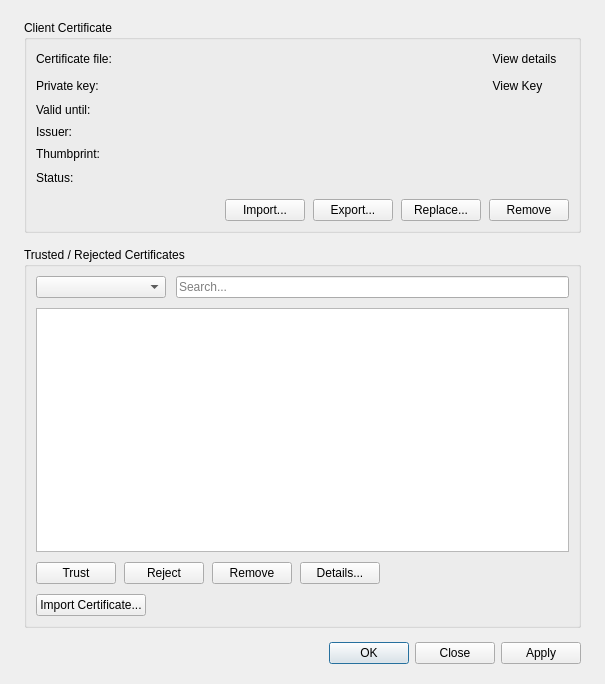
<?xml version="1.0" encoding="UTF-8"?>
<ui version="4.0">
 <class>CertificatesDialog</class>
 <widget class="QDialog" name="CertificatesDialog">
  <property name="geometry">
   <rect>
    <x>0</x>
    <y>0</y>
    <width>605</width>
    <height>684</height>
   </rect>
  </property>
  <property name="windowTitle">
   <string>Certificates</string>
  </property>
  <layout class="QVBoxLayout" name="rootLayout">
   <property name="spacing">
    <number>14</number>
   </property>
   <property name="leftMargin">
    <number>24</number>
   </property>
   <property name="topMargin">
    <number>20</number>
   </property>
   <property name="rightMargin">
    <number>24</number>
   </property>
   <property name="bottomMargin">
    <number>20</number>
   </property>
   <item>
    <widget class="QGroupBox" name="clientCertificateGroupBox">
     <property name="title">
      <string>Client Certificate</string>
     </property>
     <layout class="QVBoxLayout" name="clientCertificateLayout">
      <property name="spacing">
       <number>12</number>
      </property>
      <item>
       <layout class="QGridLayout" name="clientCertificateGrid" columnstretch="0,1,0">
        <property name="horizontalSpacing">
         <number>16</number>
        </property>
        <property name="verticalSpacing">
         <number>8</number>
        </property>
        <item row="0" column="0">
         <widget class="QLabel" name="certificateFileCaption">
          <property name="text">
           <string>Certificate file:</string>
          </property>
         </widget>
        </item>
        <item row="0" column="1">
         <widget class="QLabel" name="certificateFileValue">
          <property name="text">
           <string/>
          </property>
          <property name="textInteractionFlags">
           <set>Qt::TextInteractionFlag::TextSelectableByMouse</set>
          </property>
         </widget>
        </item>
        <item row="0" column="2">
         <widget class="ThemedToolButton" name="viewCertificateButton">
          <property name="styleSheet">
           <string notr="true">QToolButton {
    padding: 0px 7px;
    border: 1px solid transparent;
    border-radius: 3px;
}
QToolButton:hover:enabled {
    background: palette(button);
    border-color: palette(mid);
}</string>
          </property>
          <property name="text">
           <string>View details</string>
          </property>
          <property name="iconSize">
           <size>
            <width>16</width>
            <height>16</height>
           </size>
          </property>
          <property name="toolButtonStyle">
           <enum>Qt::ToolButtonStyle::ToolButtonTextBesideIcon</enum>
          </property>
          <property name="autoRaise">
           <bool>true</bool>
          </property>
          <property name="iconName" stdset="0">
           <string>file-text</string>
          </property>
         </widget>
        </item>
        <item row="1" column="0">
         <widget class="QLabel" name="privateKeyCaption">
          <property name="text">
           <string>Private key:</string>
          </property>
         </widget>
        </item>
        <item row="1" column="1">
         <widget class="QLabel" name="privateKeyValue">
          <property name="text">
           <string/>
          </property>
          <property name="textInteractionFlags">
           <set>Qt::TextInteractionFlag::TextSelectableByMouse</set>
          </property>
         </widget>
        </item>
        <item row="1" column="2">
         <widget class="ThemedToolButton" name="viewKeyButton">
          <property name="styleSheet">
           <string notr="true">QToolButton {
    padding: 0px 7px;
    border: 1px solid transparent;
    border-radius: 3px;
}
QToolButton:hover:enabled {
    background: palette(button);
    border-color: palette(mid);
}</string>
          </property>
          <property name="text">
           <string>View Key</string>
          </property>
          <property name="iconSize">
           <size>
            <width>16</width>
            <height>16</height>
           </size>
          </property>
          <property name="toolButtonStyle">
           <enum>Qt::ToolButtonStyle::ToolButtonTextBesideIcon</enum>
          </property>
          <property name="autoRaise">
           <bool>true</bool>
          </property>
          <property name="iconName" stdset="0">
           <string>key-round</string>
          </property>
         </widget>
        </item>
        <item row="2" column="0">
         <widget class="QLabel" name="validUntilCaption">
          <property name="text">
           <string>Valid until:</string>
          </property>
         </widget>
        </item>
        <item row="2" column="1" colspan="2">
         <widget class="QLabel" name="validUntilValue">
          <property name="text">
           <string/>
          </property>
          <property name="textInteractionFlags">
           <set>Qt::TextInteractionFlag::TextSelectableByMouse</set>
          </property>
         </widget>
        </item>
        <item row="3" column="0">
         <widget class="QLabel" name="issuerCaption">
          <property name="text">
           <string>Issuer:</string>
          </property>
         </widget>
        </item>
        <item row="3" column="1" colspan="2">
         <widget class="QLabel" name="issuerValue">
          <property name="text">
           <string/>
          </property>
          <property name="wordWrap">
           <bool>true</bool>
          </property>
          <property name="textInteractionFlags">
           <set>Qt::TextInteractionFlag::TextSelectableByMouse</set>
          </property>
         </widget>
        </item>
        <item row="4" column="0">
         <widget class="QLabel" name="thumbprintCaption">
          <property name="text">
           <string>Thumbprint:</string>
          </property>
         </widget>
        </item>
        <item row="4" column="1" colspan="2">
         <widget class="QLabel" name="thumbprintValue">
          <property name="text">
           <string/>
          </property>
          <property name="wordWrap">
           <bool>true</bool>
          </property>
          <property name="textInteractionFlags">
           <set>Qt::TextInteractionFlag::TextSelectableByMouse</set>
          </property>
         </widget>
        </item>
        <item row="5" column="0">
         <widget class="QLabel" name="statusCaption">
          <property name="text">
           <string>Status:</string>
          </property>
         </widget>
        </item>
        <item row="5" column="1" colspan="2">
         <layout class="QHBoxLayout" name="statusRowLayout">
          <property name="spacing">
           <number>6</number>
          </property>
          <item>
           <widget class="ThemedIconLabel" name="statusIcon">
            <property name="minimumSize">
             <size>
              <width>18</width>
              <height>18</height>
             </size>
            </property>
            <property name="maximumSize">
             <size>
              <width>18</width>
              <height>18</height>
             </size>
            </property>
            <property name="text">
             <string/>
            </property>
           </widget>
          </item>
          <item>
           <widget class="QLabel" name="statusValue">
            <property name="text">
             <string/>
            </property>
           </widget>
          </item>
          <item>
           <spacer name="statusSpacer">
            <property name="orientation">
             <enum>Qt::Orientation::Horizontal</enum>
            </property>
            <property name="sizeHint" stdset="0">
             <size>
              <width>0</width>
              <height>0</height>
             </size>
            </property>
           </spacer>
          </item>
         </layout>
        </item>
       </layout>
      </item>
      <item>
       <layout class="QHBoxLayout" name="clientCertificateButtons">
        <property name="spacing">
         <number>8</number>
        </property>
        <item>
         <spacer name="clientButtonsLeadingSpacer">
          <property name="orientation">
           <enum>Qt::Orientation::Horizontal</enum>
          </property>
          <property name="sizeHint" stdset="0">
           <size>
            <width>0</width>
            <height>0</height>
           </size>
          </property>
         </spacer>
        </item>
        <item>
         <widget class="ThemedPushButton" name="importClientButton">
          <property name="text">
           <string>Import...</string>
          </property>
          <property name="iconName" stdset="0">
           <string>export</string>
          </property>
         </widget>
        </item>
        <item>
         <widget class="ThemedPushButton" name="exportClientButton">
          <property name="text">
           <string>Export...</string>
          </property>
          <property name="iconName" stdset="0">
           <string>download</string>
          </property>
         </widget>
        </item>
        <item>
         <widget class="ThemedPushButton" name="replaceClientButton">
          <property name="text">
           <string>Replace...</string>
          </property>
          <property name="iconName" stdset="0">
           <string>refresh</string>
          </property>
         </widget>
        </item>
        <item>
         <widget class="ThemedPushButton" name="removeClientButton">
          <property name="text">
           <string>Remove</string>
          </property>
          <property name="iconName" stdset="0">
           <string>trash</string>
          </property>
         </widget>
        </item>
       </layout>
      </item>
     </layout>
    </widget>
   </item>
   <item>
    <widget class="QGroupBox" name="trustStoreGroupBox">
     <property name="title">
      <string>Trusted / Rejected Certificates</string>
     </property>
     <layout class="QVBoxLayout" name="trustStoreLayout">
      <property name="spacing">
       <number>10</number>
      </property>
      <item>
       <layout class="QHBoxLayout" name="trustStoreHeader">
        <property name="spacing">
         <number>10</number>
        </property>
        <item>
         <widget class="QComboBox" name="filterComboBox">
          <property name="minimumSize">
           <size>
            <width>130</width>
            <height>0</height>
           </size>
          </property>
         </widget>
        </item>
        <item>
         <widget class="QLineEdit" name="searchEdit">
          <property name="minimumSize">
           <size>
            <width>220</width>
            <height>0</height>
           </size>
          </property>
          <property name="placeholderText">
           <string>Search...</string>
          </property>
          <property name="clearButtonEnabled">
           <bool>true</bool>
          </property>
         </widget>
        </item>
       </layout>
      </item>
      <item>
       <widget class="TableView" name="tableView">
        <property name="minimumSize">
         <size>
          <width>0</width>
          <height>200</height>
         </size>
        </property>
        <property name="fullTextHorizontalScroll" stdset="0">
         <bool>true</bool>
        </property>
        <property name="editTriggers">
         <set>QAbstractItemView::EditTrigger::NoEditTriggers</set>
        </property>
        <property name="selectionMode">
         <enum>QAbstractItemView::SelectionMode::SingleSelection</enum>
        </property>
        <property name="selectionBehavior">
         <enum>QAbstractItemView::SelectionBehavior::SelectRows</enum>
        </property>
        <property name="horizontalScrollMode">
         <enum>QAbstractItemView::ScrollMode::ScrollPerPixel</enum>
        </property>
        <property name="wordWrap">
         <bool>false</bool>
        </property>
        <attribute name="horizontalHeaderStretchLastSection">
         <bool>false</bool>
        </attribute>
        <attribute name="verticalHeaderVisible">
         <bool>false</bool>
        </attribute>
       </widget>
      </item>
      <item>
       <layout class="QHBoxLayout" name="trustStoreButtons">
        <property name="spacing">
         <number>8</number>
        </property>
        <item>
         <widget class="ThemedPushButton" name="trustButton">
          <property name="text">
           <string>Trust</string>
          </property>
          <property name="iconName" stdset="0">
           <string>shield-check</string>
          </property>
         </widget>
        </item>
        <item>
         <widget class="ThemedPushButton" name="rejectButton">
          <property name="text">
           <string>Reject</string>
          </property>
          <property name="iconName" stdset="0">
           <string>shield-warning</string>
          </property>
         </widget>
        </item>
        <item>
         <widget class="ThemedPushButton" name="removeCertificateButton">
          <property name="text">
           <string>Remove</string>
          </property>
          <property name="iconName" stdset="0">
           <string>trash</string>
          </property>
         </widget>
        </item>
        <item>
         <widget class="ThemedPushButton" name="detailsButton">
          <property name="text">
           <string>Details...</string>
          </property>
          <property name="iconName" stdset="0">
           <string>info</string>
          </property>
         </widget>
        </item>
        <item>
         <spacer name="trustStoreButtonsSpacer">
          <property name="orientation">
           <enum>Qt::Orientation::Horizontal</enum>
          </property>
          <property name="sizeHint" stdset="0">
           <size>
            <width>0</width>
            <height>0</height>
           </size>
          </property>
         </spacer>
        </item>
       </layout>
      </item>
      <item>
       <layout class="QHBoxLayout" name="importCertificateRow">
        <item>
         <widget class="ThemedPushButton" name="importCertificateButton">
          <property name="text">
           <string>Import Certificate...</string>
          </property>
          <property name="iconName" stdset="0">
           <string>export</string>
          </property>
         </widget>
        </item>
        <item>
         <spacer name="importCertificateSpacer">
          <property name="orientation">
           <enum>Qt::Orientation::Horizontal</enum>
          </property>
          <property name="sizeHint" stdset="0">
           <size>
            <width>0</width>
            <height>0</height>
           </size>
          </property>
         </spacer>
        </item>
       </layout>
      </item>
     </layout>
    </widget>
   </item>
   <item>
    <widget class="DialogButtonBox" name="buttonBox">
     <property name="standardButtons">
      <set>QDialogButtonBox::StandardButton::Apply|QDialogButtonBox::StandardButton::Close|QDialogButtonBox::StandardButton::Ok</set>
     </property>
    </widget>
   </item>
  </layout>
 </widget>
 <customwidgets>
  <customwidget>
   <class>DialogButtonBox</class>
   <extends>QDialogButtonBox</extends>
   <header>widgets/dialogbuttonbox.h</header>
  </customwidget>
  <customwidget>
   <class>ThemedPushButton</class>
   <extends>QPushButton</extends>
   <header>widgets/themedpushbutton.h</header>
  </customwidget>
  <customwidget>
   <class>ThemedIconLabel</class>
   <extends>QLabel</extends>
   <header>widgets/themediconlabel.h</header>
  </customwidget>
  <customwidget>
   <class>ThemedToolButton</class>
   <extends>QToolButton</extends>
   <header>widgets/themedtoolbutton.h</header>
  </customwidget>
  <customwidget>
   <class>TableView</class>
   <extends>QTableView</extends>
   <header>widgets/tableview.h</header>
  </customwidget>
 </customwidgets>
 <resources/>
 <connections/>
</ui>
